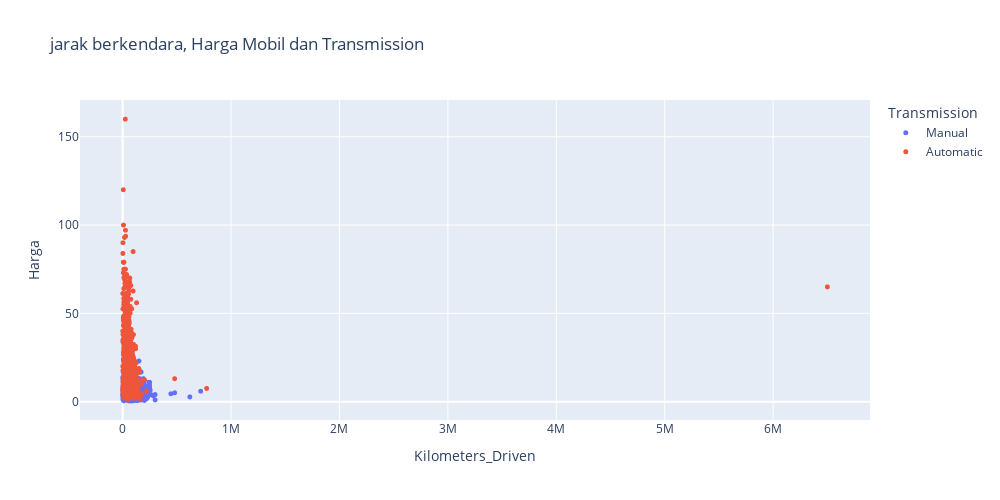

The code cell stored with this chart in its notebook:
### Code cell
fig = px.scatter(df, x='Kilometers_Driven', y='Price', color='Transmission',
                 labels={'Kilometers_Driven': 'Kilometers_Driven', 'Price': 'Harga', 'Transmission': 'Transmission'},
                 title='jarak berkendara, Harga Mobil dan Transmission')

fig.update_traces(
    marker=dict(size=5),
    selector=dict(mode='markers')
)

fig.update_layout(
    width=1000,
    height=500
)

fig.show()

### Figure 1 — Plotly figure (JSON) as saved in the notebook; plotly's stock layout.template omitted (floating-point values rounded to 4 significant figures; data arrays with more than 128 entries replaced by an {"elided": "..."} marker saying what was removed)
{"data": [{"hovertemplate": "Transmission=Manual<br>Kilometers_Driven=%{x}<br>Harga=%{y}<extra></extra>", "legendgroup": "Manual", "marker": {"color": "#636efa", "size": 5, "symbol": "circle"}, "mode": "markers", "name": "Manual", "showlegend": true, "type": "scattergl", "x": {"elided": "4233 int values"}, "xaxis": "x", "y": {"elided": "4233 float values"}, "yaxis": "y"}, {"hovertemplate": "Transmission=Automatic<br>Kilometers_Driven=%{x}<br>Harga=%{y}<extra></extra>", "legendgroup": "Automatic", "marker": {"color": "#EF553B", "size": 5, "symbol": "circle"}, "mode": "markers", "name": "Automatic", "showlegend": true, "type": "scattergl", "x": {"elided": "1720 int values"}, "xaxis": "x", "y": {"elided": "1720 float values"}, "yaxis": "y"}], "layout": {"height": 500, "legend": {"title": {"text": "Transmission"}, "tracegroupgap": 0}, "title": {"text": "jarak berkendara, Harga Mobil dan Transmission"}, "width": 1000, "xaxis": {"anchor": "y", "domain": [0, 1], "title": {"text": "Kilometers_Driven"}}, "yaxis": {"anchor": "x", "domain": [0, 1], "title": {"text": "Harga"}}}}
